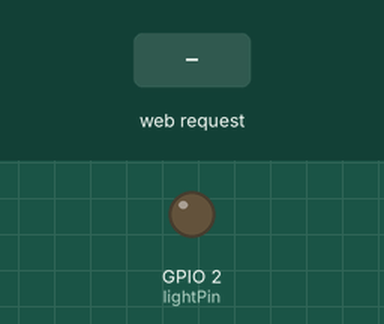
A sketch run on a simulated ESP32. On the bench: output pins drawn as LEDs (lit = HIGH). The inputs (shaded band) are chosen by the test bench. WiFi joins after 1.5 s; servers stay silent unless stated.

Above: at 3.2 s.
3.3 s: HTTP request GET /on received
At 4.2 s:
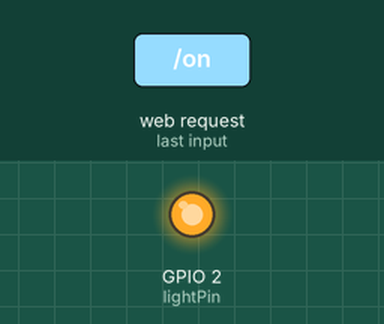
4.8 s: HTTP request GET /off received
At 5.3 s:
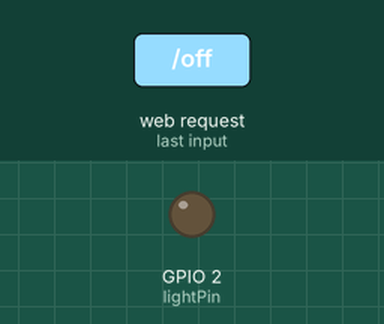
Timing chart, 0 to 7.8 s (numbered marks = the images above; inputs shaded):
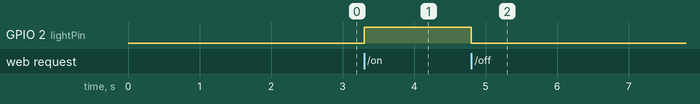

Measured:
- after the input at 3.3 s, GPIO 2 (lightPin): LOW → HIGH at once
- after the input at 4.8 s, GPIO 2 (lightPin): HIGH → LOW at once

The sketch:

esp32-server-with-button.ino
```cpp
// https://tinkeriot.com
#include <WiFi.h>
#include <WebServer.h>

const char* ssid = "YOUR_WIFI_SSID";
const char* password = "YOUR_WIFI_PASSWORD";

WebServer server(80);
const int lightPin = 2;

void handleRoot() {
  String html = "<h1>ESP32 Smart Light</h1><button onclick=\"fetch('/on')\">ON</button><button onclick=\"fetch('/off')\">OFF</button>";
  server.send(200, "text/html", html);
}

void handleOn() {
  digitalWrite(lightPin, HIGH);
  server.send(200, "text/plain", "Light ON");
}

void handleOff() {
  digitalWrite(lightPin, LOW);
  server.send(200, "text/plain", "Light OFF");
}

void setup() {
  pinMode(lightPin, OUTPUT);
  WiFi.begin(ssid, password);

  while (WiFi.status() != WL_CONNECTED) {
    delay(1000);
  }

  server.on("/", handleRoot);
  server.on("/on", handleOn);
  server.on("/off", handleOff);
  server.begin();
}

void loop() {
  server.handleClient();
}
```
